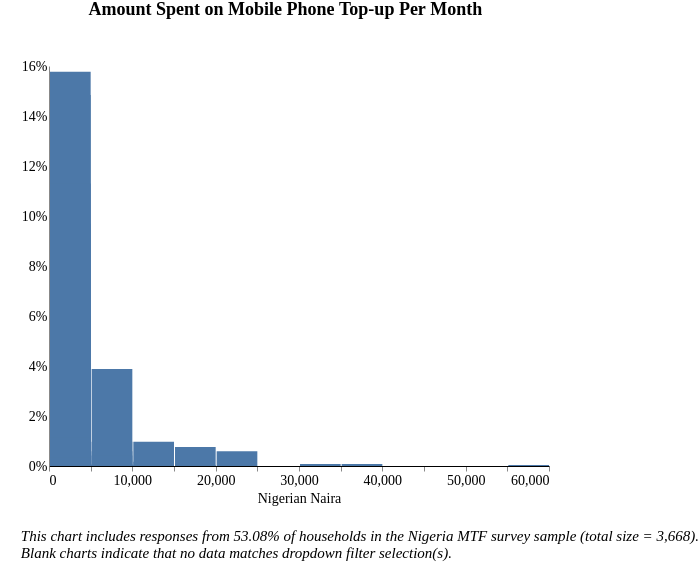

This figure's Vega-Lite source:
### Vega-Lite specification from a JSON file in a GitHub repository (floating-point values rounded to 4 significant figures; data arrays with more than 128 entries replaced by an {"elided": "..."} marker saying what was removed)
{"width": 800, "height": 400, "config": {"title": {"fontSize": 18, "font": "Times New Roman", "anchor": "center", "fontColor": "#000000"}, "axisX": {"domain": true, "domainColor": "#000000", "grid": false, "labelFont": "Times New Roman", "labelFontSize": 14, "titleFont": "Times New Roman", "titleFontSize": 14, "titleFontWeight": "normal", "title": "X Axis Title (units)"}, "axisY": {"domain": true, "grid": false, "gridColor": "#DEDDDD", "gridWidth": 1, "labelFont": "Times New Roman", "labelFontSize": 14, "labelAngle": 0, "ticks": false, "titleFont": "Times New Roman", "titleFontSize": 14, "titleFontWeight": "normal", "titlePadding": 10, "title": "Y Axis Title (units)"}, "range": {"category": ["#2980B9", "#003366", "#FFAE19", "#D68910", "#E67E22", "#D35400", "#FF4500", "#FF6162", "#438B28", "#45B39D", "#99ADC1", "#212F3C"]}, "legend": {"labelFont": "Times New Roman", "labelFontSize": 14, "symbolType": "square", "symbolSize": 100, "titleFont": "Times New Roman", "titleFontSize": 14, "titleFontWeight": "normal", "title": "Legend", "orient": "right", "offset": 0}, "tooltip": {"font": "Open Sans"}, "view": {"stroke": "transparent", "text": {"font": "Times New Roman", "color": ["#2980B9", "#003366", "#FFAE19", "#D68910", "#E67E22", "#D35400", "#FF4500", "#FF6162", "#438B28", "#45B39D", "#99ADC1", "#212F3C"], "fontSize": 14, "align": "right", "fontWeight": 400, "size": 14}, "bar": {"size": 40, "binSpacing": 1, "continuousBandSize": 30, "discreteBandSize": 30, "fill": ["#2980B9", "#003366", "#FFAE19", "#D68910", "#E67E22", "#D35400", "#FF4500", "#FF6162", "#438B28", "#45B39D", "#99ADC1", "#212F3C"], "stroke": false}}}, "concat": [{"mark": "bar", "encoding": {"tooltip": [{"field": "l_expenditure", "title": "Response (Binned)", "type": "nominal"}, {"aggregate": "sum", "field": "pct", "format": ".2%", "title": "Percentage", "type": "quantitative"}], "x": {"axis": {"title": "Nigerian Naira"}, "bin": {"extent": [1, 60000], "step": 5000}, "field": "l_expenditure", "scale": {"clamp": true, "domain": [0, 60000]}, "type": "quantitative"}, "y": {"aggregate": "sum", "axis": {"format": "%"}, "field": "pct", "title": "", "type": "quantitative"}}, "height": 400, "selection": {"selector118": {"type": "single", "fields": ["locality"], "bind": {"input": "select", "options": [null, 0, 1], "labels": ["National", "Urban", "Rural"], "name": "Locality Breakdown  "}}, "selector119": {"type": "single", "fields": ["elc_aggr_tier"], "bind": {"input": "select", "options": [null, "Tier 0", "Tier 1", "Tier 2", "Tier 3", "Tier 4", "Tier 5"], "labels": ["All Tiers", "Tier 0", "Tier 1", "Tier 2", "Tier 3", "Tier 4", "Tier 5"], "name": "Electricity Tiers  "}}}, "title": {"text": ["Amount Spent on Mobile Phone Top-up Per Month"], "color": "black", "subtitleColor": "black", "offset": 40}, "transform": [{"joinaggregate": [{"op": "count", "field": "*", "as": "total"}]}, {"calculate": "1 / datum.total", "as": "pct"}, {"bin": {"maxbins": 20}, "field": "m", "as": "mbin"}, {"filter": {"selection": "selector118"}}, {"filter": {"selection": "selector119"}}], "width": 500}], "data": {"name": "data-87e6a6365cae9cca4b185cd169b7516d"}, "padding": {"left": 20, "right": 0, "bottom": 0, "top": 0}, "title": {"text": ["", "", "This chart includes responses from 53.08% of households in the Nigeria MTF survey sample (total size = 3,668).", "Blank charts indicate that no data matches dropdown filter selection(s).", ""], "anchor": "start", "baseline": "bottom", "font": "Times New Roman", "fontSize": 15, "fontStyle": "italic", "fontWeight": "normal", "orient": "bottom"}, "$schema": "https://vega.github.io/schema/vega-lite/v4.17.0.json", "datasets": {"data-87e6a6365cae9cca4b185cd169b7516d": {"elided": "2372 records"}}}
